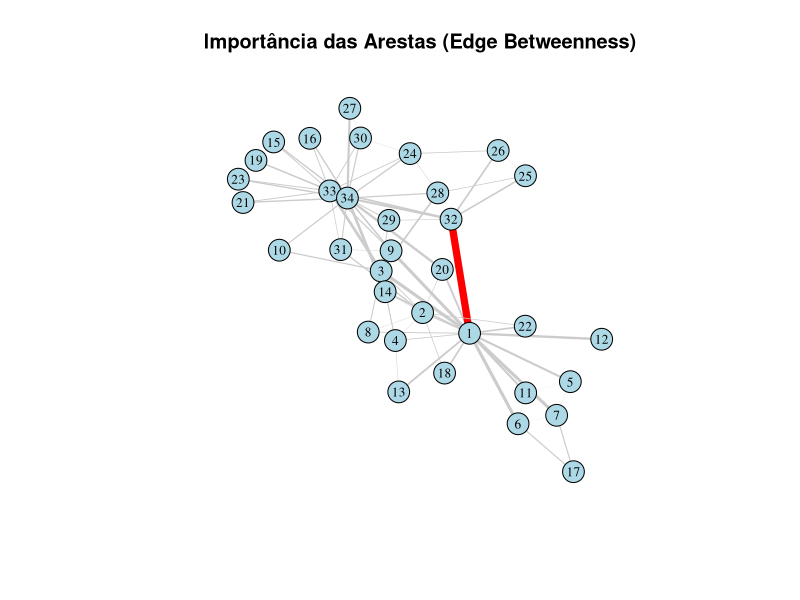

Generate this figure with R:
# 1. Carregando a biblioteca e a rede
library(igraph)
g <- make_graph("Zachary")

# ==========================================
# 2. CALCULANDO A IMPORTÂNCIA DAS ARESTAS
# ==========================================

# Calculando o Edge Betweenness para todas as arestas
intermediacao_arestas <- edge_betweenness(g)
print(intermediacao_arestas)

# Encontrando o índice da aresta com o maior valor
indice_maior_aresta <- which.max(intermediacao_arestas)

# Extraindo quem são os dois nós que essa aresta conecta
aresta_vencedora <- E(g)[indice_maior_aresta]
nos_conectados <- ends(g, aresta_vencedora)

cat("=== A ARESTA MAIS IMPORTANTE ===\n")
cat("Ela atua como a maior ponte da rede, conectando o Nó", nos_conectados[1], "ao Nó", nos_conectados[2], "\n\n")

# ==========================================
# 3. VISUALIZAÇÃO DAS PONTES
# ==========================================
# Vamos deixar a espessura de todas as arestas proporcional à sua importância.
# Arestas mais "gordas" são pontes críticas. Arestas finas são conexões comuns.

# Normalizando as espessuras para o gráfico não ficar bagunçado (valores entre 1 e 5)
espessuras <- (intermediacao_arestas / max(intermediacao_arestas)) * 5 
E(g)$width <- espessuras

# Pintando todas as arestas de cinza claro
E(g)$color <- "gray80"

# Destacando a aresta vencedora (a mais importante de todas) em vermelho e mais grossa
E(g)$color[indice_maior_aresta] <- "red"
E(g)$width[indice_maior_aresta] <- 7 

plot(g, 
     main = "Importância das Arestas (Edge Betweenness)",
     vertex.size = 12, 
     vertex.color = "lightblue",
     vertex.label.cex = 0.8,
     vertex.label.color = "black")
